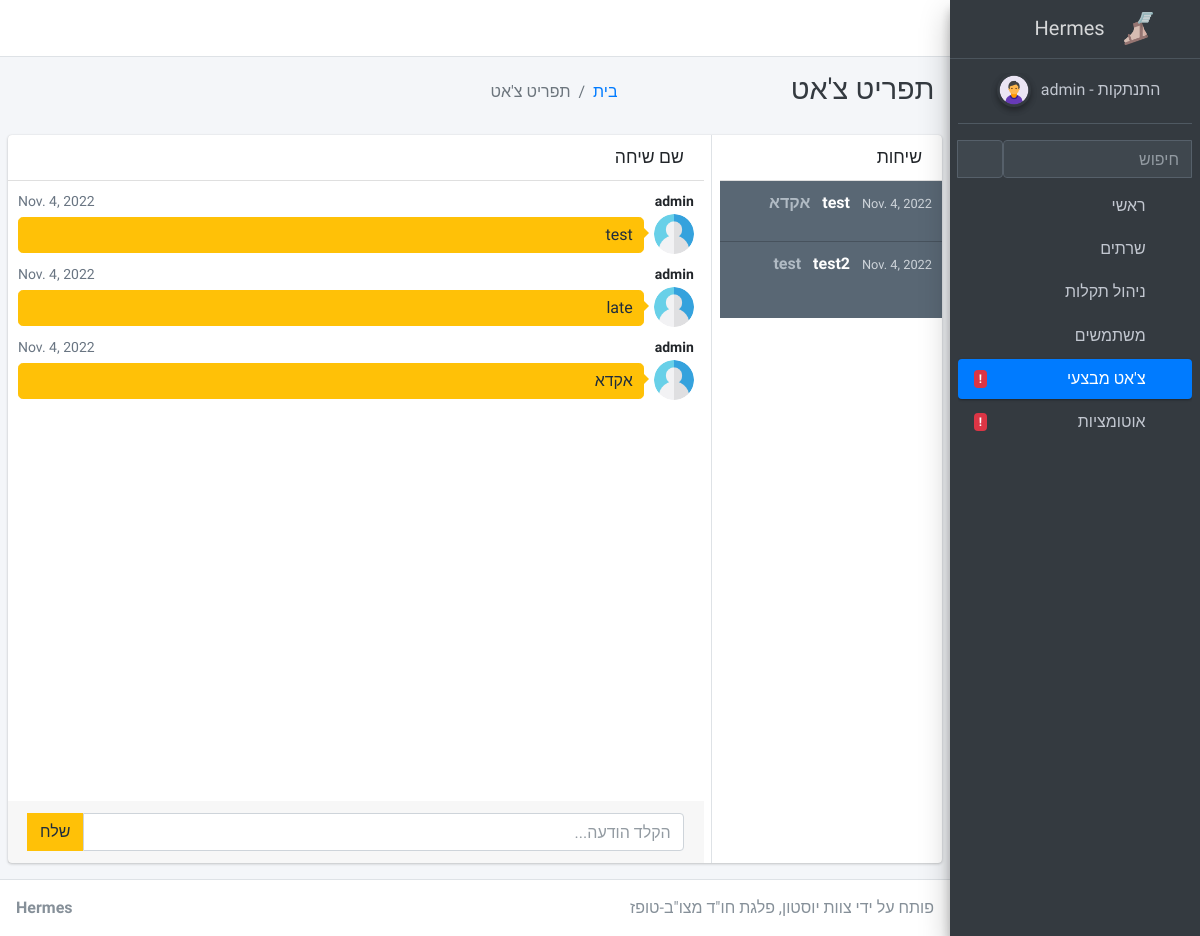
The page /chat/test/ (signed in) on the database as committed earlier.
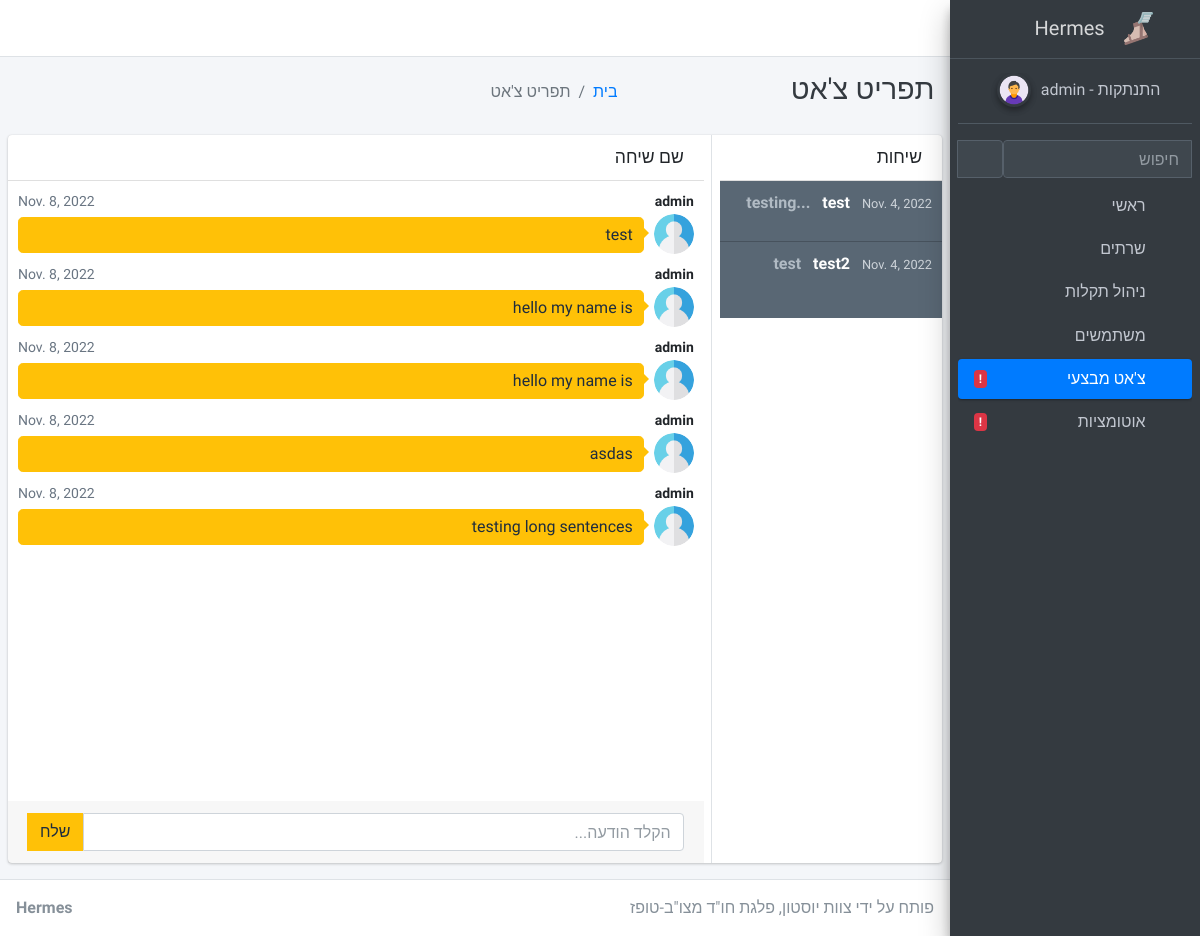
The same page on the database as committed later.
### apps/chat/models.py (models this page shows, shortened)
class Message(models.Model):
    room = models.ForeignKey(Room, related_name='messages', on_delete=models.CASCADE)
    user = models.ForeignKey(User, related_name='messages', on_delete=models.CASCADE)
    content = models.TextField()
    date_added = models.DateField(auto_now_add=True)
    class Meta:
        ordering = ('date_added',)

class Room(models.Model):
    name = models.CharField(max_length=255)
    slug = models.SlugField(unique=True)
    updated = models.DateField(auto_now_add=True)
    lastMessage = models.CharField(blank=True,max_length=255)

### apps/chat/views.py (the view)
# urls.py: path('<slug:slug>/', views.rooms_id, name='rooms_id'),
@login_required
def rooms_id(request, slug):
    context = {'chat'}
    rooms = Room.objects.all()
    current = Room.objects.get(slug=slug)
    messages = Message.objects.filter(room=current)[0:25]
    return render(request, 'chat/rooms.html', {'room': current, 'rooms': rooms, 'messages': messages, 'segment': context})

### apps/context_processors.py (called while the page is built)
def cfg_assets_root(request):
    return { 'ASSETS_ROOT' : settings.ASSETS_ROOT }

### apps/templates/chat/rooms.html (shortened to what the changed rows need)
{% extends 'layouts/base.html' %}
{% block body_class %} sidebar-mini layout-fixed layout-navbar-fixed layout-footer-fixed {% endblock body_class %}
{% block stylesheets %}
  <link rel="stylesheet" href="{{ ASSETS_ROOT }}/plugins/fontawesome-free/css/all.min.css">
  <link rel="stylesheet" href="{{ ASSETS_ROOT }}/css/adminlte.min.css">
{% endblock stylesheets %}
{% block content %}
  <div class="content-wrapper">
    <div class="content-header" style="direction:rtl">
      <div class="container-fluid">
        <div class="row mb-2">
          <div class="col-sm-3">
            <h1 class="m-0 text-dark">תפריט צ'אט</h1>
          </div>
        </div>
      </div>
    </div>
    <section class="content">
        <div class="card direct-chat direct-chat-warning">
            <div class="row">
                <div class="col-md-9 border-right">
                    <div class="direct-chat-messages" style="height:620px" id="chat-messages">
                        {% for m in messages %}
                            {% if m.user != request.user %}
                                <div class="direct-chat-msg">
                                    <div class="direct-chat-infos clearfix">
                                        <span class="direct-chat-name float-left">{{ m.user.username }}</span>
                                        <span class="direct-chat-timestamp float-right">{{m.date_added}}</span>
                                    </div>
                                    <img class="direct-chat-img" src="{{ ASSETS_ROOT }}/img/user.png" alt="message user image">
                                    <div class="direct-chat-text">
                                        {{ m.content }}
                                    </div>
                                </div>
                            {% else %}
                                <div class="direct-chat-msg right">
                                    <div class="direct-chat-infos clearfix">
                                        <span class="direct-chat-name float-right">{{ m.user.username }}</span>
                                        <span class="direct-chat-timestamp float-left">{{m.date_added}}</span>
                                    </div>
                                    <img class="direct-chat-img" src="{{ ASSETS_ROOT }}/img/user.png" alt="message user image">
                                    <div class="direct-chat-text">
                                        {{m.content}}
                                    </div>
                                </div>
                            {% endif %}
                    {% endfor %}
                    </div>
                </div>
                <div class="col-md-3">
                    <div class="direct-chat-contacts" style="height:auto;position:inherit;transform:none;">
                        <ul class="contacts-list" id="roomslist">
                            {% for room in rooms %}
                            <li>
                                <a href="{% url 'rooms_id' room.slug %}">
                                    <div class="contacts-list-info">
                                        <span class="contacts-list-name">
                                            <span class="contacts-list-msg">{{room.lastMessage}}</span>
                                            {{room.slug}}
                                            <small class="contacts-list-date">{{room.updated}}</small>
                                        </span>
                                    </div>
                                </a>
                                <a href="{% url 'room' room.slug %}">
                                    <div class="contacts-list-info">
                                        <span class="contacts-list-name">
                                            <i class="fas fa-comments float-left"></i>
                                        </span>
                                    </div>
                                </a>
                            </li>
                            {% endfor %}
                        </ul>
                    </div>
                </div>
            </div>
        </div>
    </section>
  </div>
{% endblock %}

Rows that differ between the two databases and show on the page:
removed Message: user.username "admin", date_added "Nov. 4, 2022", content "test"
removed Message: user.username "admin", date_added "Nov. 4, 2022", content "late"
removed Message: user.username "admin", date_added "Nov. 4, 2022", content "אקדא"
added Message: user.username "admin", date_added "Nov. 8, 2022", content "test"
added Message: user.username "admin", date_added "Nov. 8, 2022", content "hello my name is"
added Message: user.username "admin", date_added "Nov. 8, 2022", content "hello my name is"
added Message: user.username "admin", date_added "Nov. 8, 2022", content "asdas"
added Message: user.username "admin", date_added "Nov. 8, 2022", content "testing long sentences"
changed Room: lastMessage "אקדא" → "testing..."
